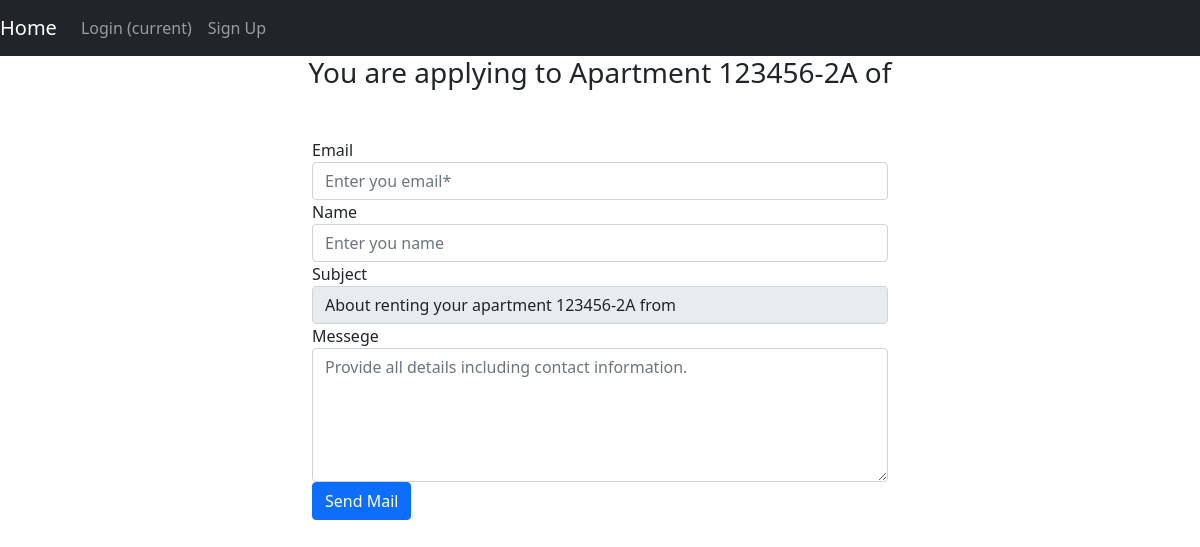
The page /Building/Apartments/apply_request.php?aid=123456-2A on the database as committed earlier.
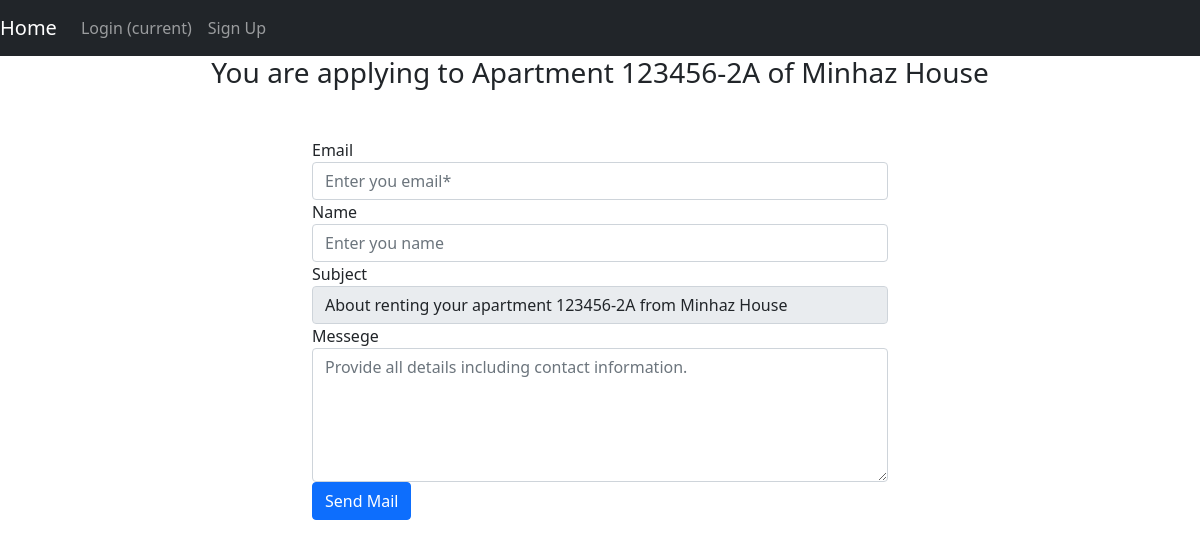
The same page on the database as committed later.
### tables this page shows
CREATE TABLE `building` (
  `holdingNumber` bigint(20) NOT NULL,
  `buildingName` varchar(200) NOT NULL,
  `image` varchar(150) NOT NULL
);

### Building/Apartments/apply_request.php (the view, shortened to what this page needs)
<?php
    include_once('../../connect.php');
    if ($_GET['aid']) {
        $aid = $_GET['aid'];
        $temp_hld = explode('-', $aid);
        $hld = $temp_hld[0];
        $sql = "SELECT buildingName from `building` where holdingNumber = '$hld'";
        $result = mysqli_query($con, $sql);
        $row = mysqli_fetch_assoc($result);
        $bname = $row['buildingName'];
    }
?>
<!DOCTYPE html>
<html lang="en">
<head>
  <link href="https://cdn.jsdelivr.net/npm/bootstrap@5.0.1/dist/css/bootstrap.min.css" rel="stylesheet">
</head>
<body>
    <?php
        require_once('../../home/_nav_from_aparmtent_view.php');
    ?>
    <h3 style="text-align: center;"> You are applying to Apartment <?php  echo $aid;?> of <?php echo $bname; ?></h3>
    <div class="container my-5" style="width: 50%;">
        <form method="post" enctype="multipart/form-data">
            <div class="form-group">
                <label>Email</label>
                <input required type="email" name="sender_email" class="form-control" placeholder="Enter you email*">
            </div>
            <div class="form-group">
                <label>Name</label>
                <input type="text" name="sender" class="form-control" placeholder="Enter you name">
            </div>
            <div class="form-group">
                <label>Subject</label>
                <input type="text" required name="sub" class="form-control" readonly value="About renting your apartment <?php echo $aid; ?> from <?php echo $bname; ?>">
            </div>
            <div class="form-group">
                <label>Messege</label>
                <textarea class="form-control" required id="body" name="body" placeholder="Provide all details including contact information." rows="5" required></textarea>
            </div>
            <?php
                if (!isset($_SESSION['email'])) {
                    echo '<button type="submit" name="submit" class="btn btn-primary">Send Mail</button>';
                }
            ?>
            </form>
        </div>
</body>
</html>

Rows that differ between the two databases and show on the page:
added building: buildingName "Minhaz House", sub "About renting your apartment 123456-2A from Minhaz House"
Other text that changed with them:
form field sub: "About renting your apartment 123456-2A from" → (not shown)
